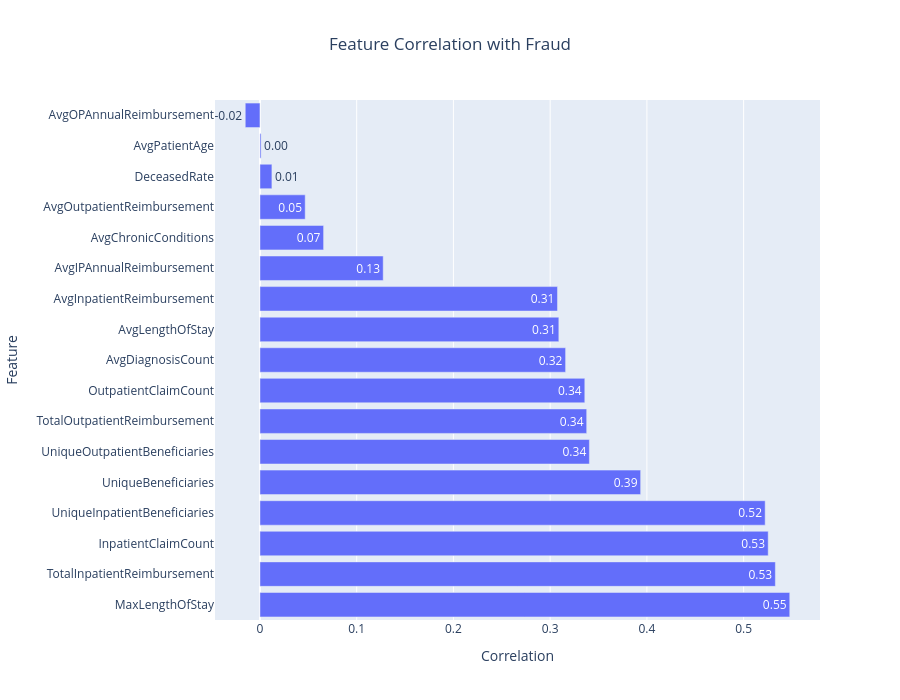

The notebook cell this image was saved under:
### Markdown cell above
### Fraud Correlation Ranking

The strongest predictors of provider fraud are primarily related to healthcare utilization and reimbursement behavior.

Top fraud-associated features include:

- Maximum Length of Stay
- Total Inpatient Reimbursement
- Inpatient Claim Count
- Unique Inpatient Beneficiaries
- Unique Beneficiaries

Patient demographic characteristics such as Age and Deceased Rate show little relationship with fraud, indicating that provider behavior is a much stronger indicator than patient characteristics.

### Code cell
fraud_corr_df = (fraud_corr.reset_index())
fraud_corr_df.columns = ["Feature", "Correlation"]
fig = px.bar(
    fraud_corr_df,
    x="Correlation",
    y="Feature",
    orientation="h",
    title="Feature Correlation with Fraud",
    text_auto=".2f"
)
fig.update_layout(
    title_x=0.5,
    height=700
)
fig.show()

### Figure 1 — Plotly figure (JSON) as saved in the notebook; plotly's stock layout.template omitted (floating-point values rounded to 4 significant figures)
{"data": [{"hovertemplate": "Correlation=%{x}<br>Feature=%{y}<extra></extra>", "legendgroup": "", "marker": {"color": "#636efa", "pattern": {"shape": ""}}, "name": "", "orientation": "h", "showlegend": false, "textposition": "auto", "texttemplate": "%{x:.2f}", "type": "bar", "x": [0.5477, 0.5328, 0.5254, 0.5223, 0.3935, 0.3406, 0.3378, 0.3358, 0.316, 0.309, 0.3076, 0.1274, 0.06579, 0.04677, 0.01235, 0.001162, -0.0152], "xaxis": "x", "y": ["MaxLengthOfStay", "TotalInpatientReimbursement", "InpatientClaimCount", "UniqueInpatientBeneficiaries", "UniqueBeneficiaries", "UniqueOutpatientBeneficiaries", "TotalOutpatientReimbursement", "OutpatientClaimCount", "AvgDiagnosisCount", "AvgLengthOfStay", "AvgInpatientReimbursement", "AvgIPAnnualReimbursement", "AvgChronicConditions", "AvgOutpatientReimbursement", "DeceasedRate", "AvgPatientAge", "AvgOPAnnualReimbursement"], "yaxis": "y"}], "layout": {"barmode": "relative", "height": 700, "legend": {"tracegroupgap": 0}, "title": {"text": "Feature Correlation with Fraud", "x": 0.5}, "xaxis": {"anchor": "y", "domain": [0, 1], "title": {"text": "Correlation"}}, "yaxis": {"anchor": "x", "domain": [0, 1], "title": {"text": "Feature"}}}}
